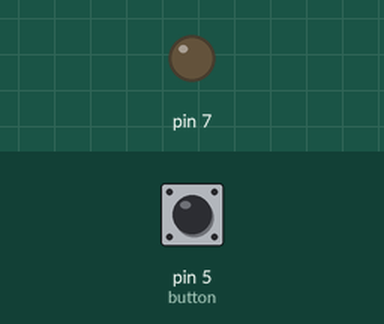
Simulated run of this sketch. Board: Arduino Uno, built with avr-gcc and run on an emulated ATmega328P. Shown: output pins drawn as LEDs (lit = HIGH). Dashed ring = blinking. Inputs (shaded band) come from the test bench; at power-on: pin 5 (button) HIGH. What the sketch prints to the serial monitor is not drawn.

Above: at 1.2 s.
1.3 s: pin 5 (button) pulled LOW for 1 s
At 1.55 s:
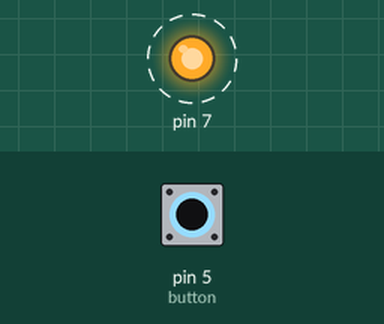
4.3 s: pin 5 (button) pulled LOW for 3.2 s
At 8.0 s:
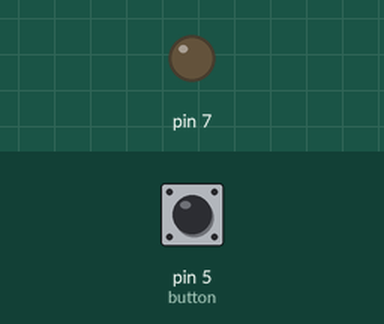
Timing chart, 0 to 9.5 s (numbered marks = the images above; inputs shaded):
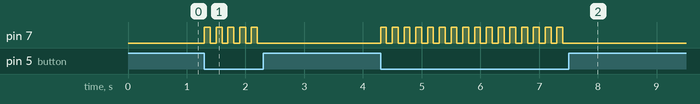

The sketch:

PushButton_Loop.ino
```cpp
/*Pull-up resistor test*/
void setup() {
pinMode(5,INPUT);
pinMode(7,OUTPUT);
Serial.begin(115200);
}

void loop() { //Pullup
  int buttonState = digitalRead(5); //read the state of the button input
  if (buttonState == 0) { // if the button is pressed it is low state
    Serial.println(buttonState);
    digitalWrite(7, HIGH);
    delay (100);
    digitalWrite(7, LOW);
    delay (100);
  }
  else {
    digitalWrite(7, LOW);
    Serial.println(buttonState);
  }
}
```

Measured:
- after the input at 1.3 s, pin 7: alternates HIGH for 0.10 s and LOW for 0.10 s, 10 changes in all, then stays LOW, starting at once
- after the input at 4.3 s, pin 7: alternates HIGH for 0.10 s and LOW for 0.10 s, 32 changes in all, then stays LOW, starting at once
